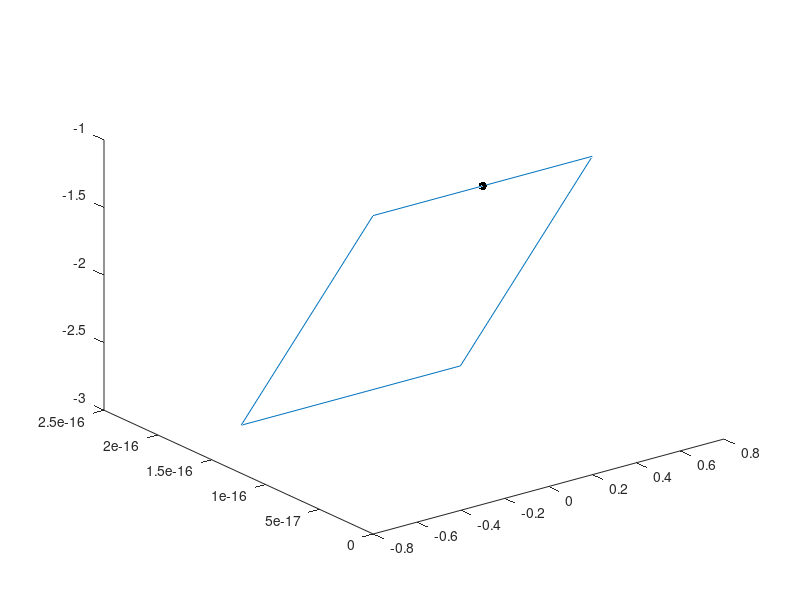

The MATLAB script that drew this image: (Note: this script raises an error after producing the figure.)

clear all

width_Body = 1;
height_Body = 2;
depth_Body = 0.5;
m_Body = 1;
m_Hand = 0.1;
length_Hand = 1;
g = 1;
k = 1e3;

beta_Body = deg2rad(0);
gamma_Body = deg2rad(0);
offset_Body = 1;
alpha_Body = deg2rad(-90);

r_Offset_Hand = 0;
r_Alpha_Hand = -deg2rad(90);
r_Beta_Hand = deg2rad(0);
r_Gamma_Hand = deg2rad(0);

l_Offset_Hand = 0;
l_Alpha_Hand = -deg2rad(90);
l_Beta_Hand = -deg2rad(0);
l_Gamma_Hand = -deg2rad(0);

%%
r_Hand = [0, -length_Hand, 0, 1];
r_Hand_Bottom_R = [0.1, 0, 0, 1];
r_Hand_Bottom_L = [-0.1, 0, 0, 1];
r_G_Hand = [0, -length_Hand/2, 0, 1];

r_Trans_Vec_Hand = ...
    [cos(r_Gamma_Hand), 0, sin(r_Gamma_Hand), 0; 0, 1, 0, 0; -sin(r_Gamma_Hand), 0, cos(r_Gamma_Hand), 0; 0, 0, 0, 1]' ...
    * ...
    [cos(r_Beta_Hand), -sin(r_Beta_Hand), 0, 0; sin(r_Beta_Hand), cos(r_Beta_Hand), 0, 0; 0, 0, 1, 0; 0, 0, 0, 1]' ...
    * ...
    [1, 0, 0, 0; 0, cos(r_Alpha_Hand), -sin(r_Alpha_Hand), 0; 0, sin(r_Alpha_Hand), cos(r_Alpha_Hand), 0; 0, 0, 0, 1]' ...
    * ...
    [1, 0, 0, width_Body/2; 0, 1, 0, 0; 0, 0, 1, 0; 0, 0, 0, 1]' ...
    * ...
    1;
r_Hand = r_Hand * r_Trans_Vec_Hand;
r_Hand_Bottom_R = r_Hand_Bottom_R * r_Trans_Vec_Hand;
r_Hand_Bottom_L = r_Hand_Bottom_L * r_Trans_Vec_Hand;
r_G_Hand = r_G_Hand * r_Trans_Vec_Hand;

%%
l_Hand = [0, -length_Hand, 0, 1];
l_Hand_Bottom_R = [0.1, 0, 0, 1];
l_Hand_Bottom_L = [-0.1, 0, 0, 1];
l_G_Hand = [0, -length_Hand/2, 0, 1];

l_Trans_Vec_Hand = ...
    [cos(l_Gamma_Hand), 0, sin(l_Gamma_Hand), 0; 0, 1, 0, 0; -sin(l_Gamma_Hand), 0, cos(l_Gamma_Hand), 0; 0, 0, 0, 1]' ...
    * ...
    [1, 0, 0, 0; 0, cos(l_Alpha_Hand), -sin(l_Alpha_Hand), 0; 0, sin(l_Alpha_Hand), cos(l_Alpha_Hand), 0; 0, 0, 0, 1]' ...
    * ...
    [cos(l_Beta_Hand), -sin(l_Beta_Hand), 0, 0; sin(l_Beta_Hand), cos(l_Beta_Hand), 0, 0; 0, 0, 1, 0; 0, 0, 0, 1]' ...
    * ...
    [1, 0, 0, -width_Body/2; 0, 1, 0, 0; 0, 0, 1, 0; 0, 0, 0, 1]' ...
    * ...
    1;
l_Hand = l_Hand * l_Trans_Vec_Hand;
l_Hand_Bottom_R = l_Hand_Bottom_R * l_Trans_Vec_Hand;
l_Hand_Bottom_L = l_Hand_Bottom_L * l_Trans_Vec_Hand;
l_G_Hand = l_G_Hand * l_Trans_Vec_Hand;

%%
head = [0, 0, 0, 1];
r_Shoulder = [width_Body/2, 0, 0, 1];
l_Shoulder = [-width_Body/2, 0, 0, 1];
r_Hip = [width_Body/2, height_Body, 0, 1];
l_Hip = [-width_Body/2, height_Body, 0, 1];
g_Body = (r_Shoulder + l_Shoulder + r_Hip + l_Hip)/4;

trans_Vec_Body = ...
    [cos(beta_Body), 0, sin(beta_Body), 0; 0, 1, 0, 0; -sin(beta_Body), 0, cos(beta_Body), 0; 0, 0, 0, 1]' ...
    * ...
    [cos(gamma_Body), -sin(gamma_Body), 0, 0; sin(gamma_Body), cos(gamma_Body), 0, 0; 0, 0, 1, 0; 0, 0, 0, 1]' ...
    * ...
    [1, 0, 0, 0; 0, 1, 0, offset_Body; 0, 0, 1, 0; 0, 0, 0, 1]' ...
    * ...
    [1, 0, 0, 0; 0, cos(alpha_Body), -sin(alpha_Body), 0; 0, sin(alpha_Body), cos(alpha_Body), 0; 0, 0, 0, 1]' ...
    * ...
    1;

head = (head * trans_Vec_Body);
r_Shoulder = (r_Shoulder * trans_Vec_Body);
l_Shoulder = (l_Shoulder * trans_Vec_Body);
r_Hip = (r_Hip * trans_Vec_Body);
l_Hip = (l_Hip * trans_Vec_Body);
g_Body = (g_Body * trans_Vec_Body);

r_Hand = (r_Hand * trans_Vec_Body);
r_G_Hand = (r_G_Hand * trans_Vec_Body);
l_Hand = (l_Hand * trans_Vec_Body);
l_G_Hand = (l_G_Hand * trans_Vec_Body);

r_Hand_Bottom_R = (r_Hand_Bottom_R * trans_Vec_Body);
r_Hand_Bottom_L = (r_Hand_Bottom_L * trans_Vec_Body);

l_Hand_Bottom_R = (l_Hand_Bottom_R * trans_Vec_Body);
l_Hand_Bottom_L = (l_Hand_Bottom_L * trans_Vec_Body);

x_Plot3 = [r_Shoulder(1), l_Shoulder(1), l_Hip(1), r_Hip(1), r_Shoulder(1)];
y_Plot3 = [r_Shoulder(2), l_Shoulder(2), l_Hip(2), r_Hip(2), r_Shoulder(2)];
z_Plot3 = [r_Shoulder(3), l_Shoulder(3), l_Hip(3), r_Hip(3), r_Shoulder(3)];
after_Color = plot3(x_Plot3, y_Plot3, z_Plot3);
hold on
scatter3(head(1), head(2), head(3), 'k' ,'filled')
plot3([r_Hand_Bottom_R(1), r_Hand_Bottom_L(1), r_Hand(1), r_Hand_Bottom_R(1)], ...
    [r_Hand_Bottom_R(2), r_Hand_Bottom_L(2), r_Hand(2), r_Hand_Bottom_R(2)], ...
    [r_Hand_Bottom_R(3), r_Hand_Bottom_L(3), r_Hand(3), r_Hand_Bottom_R(3)], ...
    '-o', 'Color', after_Color.Color)
plot3([l_Hand_Bottom_R(1), l_Hand_Bottom_L(1), l_Hand(1), l_Hand_Bottom_R(1)], ...
    [l_Hand_Bottom_R(2), l_Hand_Bottom_L(2), l_Hand(2), l_Hand_Bottom_R(2)], ...
    [l_Hand_Bottom_R(3), l_Hand_Bottom_L(3), l_Hand(3), l_Hand_Bottom_R(3)], ...
    '-o', 'Color', after_Color.Color)
hold off
xlabel('x')
ylabel('y')
zlabel('z')
daspect([1,1,1])












































